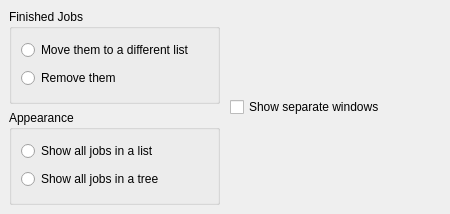
<ui version="4.0" >
 <class>configurationDialog</class>
 <widget class="QWidget" name="configurationDialog" >
  <property name="geometry" >
   <rect>
    <x>0</x>
    <y>0</y>
    <width>450</width>
    <height>214</height>
   </rect>
  </property>
  <property name="windowTitle" >
   <string/>
  </property>
  <layout class="QHBoxLayout" >
   <property name="margin" >
    <number>9</number>
   </property>
   <property name="spacing" >
    <number>10</number>
   </property>
   <item>
    <layout class="QVBoxLayout" >
     <property name="margin" >
      <number>0</number>
     </property>
     <property name="spacing" >
      <number>6</number>
     </property>
     <item>
      <widget class="QGroupBox" name="groupFinishedJobs" >
       <property name="title" >
        <string>Finished Jobs</string>
       </property>
       <layout class="QVBoxLayout" >
        <property name="margin" >
         <number>9</number>
        </property>
        <property name="spacing" >
         <number>6</number>
        </property>
        <item>
         <widget class="QRadioButton" name="kcfg_radioMove" >
          <property name="text" >
           <string>Move them to a different list</string>
          </property>
         </widget>
        </item>
        <item>
         <widget class="QRadioButton" name="kcfg_radioRemove" >
          <property name="text" >
           <string>Remove them</string>
          </property>
         </widget>
        </item>
       </layout>
      </widget>
     </item>
     <item>
      <widget class="QGroupBox" name="groupAppearance" >
       <property name="title" >
        <string>Appearance</string>
       </property>
       <layout class="QVBoxLayout" >
        <property name="margin" >
         <number>9</number>
        </property>
        <property name="spacing" >
         <number>6</number>
        </property>
        <item>
         <widget class="QRadioButton" name="kcfg_radioList" >
          <property name="text" >
           <string>Show all jobs in a list</string>
          </property>
         </widget>
        </item>
        <item>
         <widget class="QRadioButton" name="kcfg_radioTree" >
          <property name="text" >
           <string>Show all jobs in a tree</string>
          </property>
         </widget>
        </item>
       </layout>
      </widget>
     </item>
    </layout>
   </item>
   <item>
    <layout class="QVBoxLayout" >
     <property name="margin" >
      <number>0</number>
     </property>
     <property name="spacing" >
      <number>6</number>
     </property>
     <item>
      <widget class="QCheckBox" name="kcfg_checkShowSeparateWindows" >
       <property name="text" >
        <string>Show separate windows</string>
       </property>
      </widget>
     </item>
    </layout>
   </item>
  </layout>
 </widget>
 <resources/>
 <connections/>
</ui>
